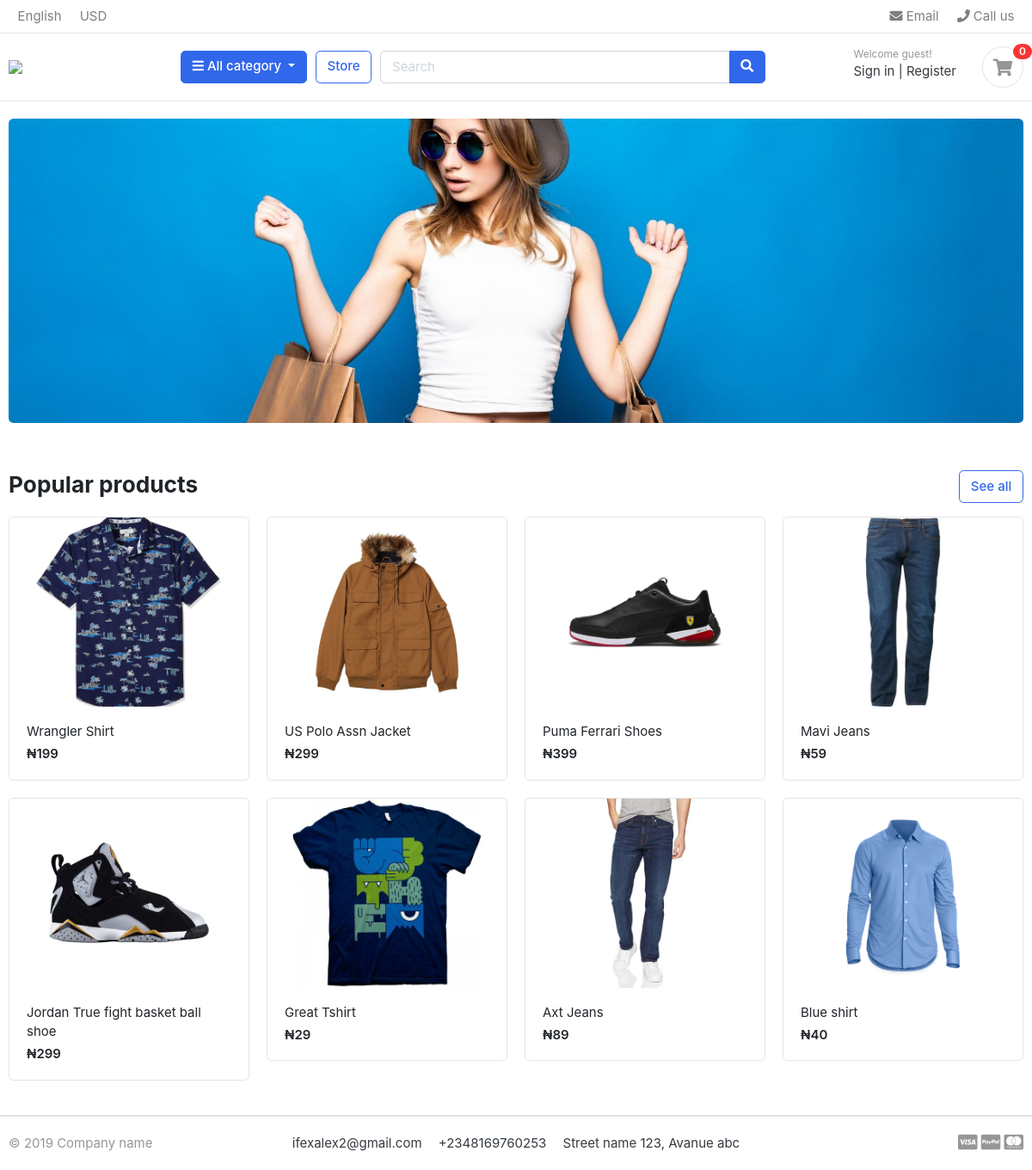
The page / on the database its author committed.
### store/models.py (models this page shows, shortened)
class Product(models.Model):
    product_name = models.CharField(max_length=200, unique=True)
    slug = models.SlugField(_("product slug"), unique=True)
    description = models.TextField(max_length= 500, blank=True)
    price = models.IntegerField()
    images = models.ImageField(upload_to='photos/products')
    stock = models.IntegerField(_("stock count"))
    is_available  = models.BooleanField(default=True)
    category = models.ForeignKey(Category, on_delete=models.CASCADE)
    vendor = models.ForeignKey(Vendor, on_delete=models.CASCADE)
    created_date = models.DateTimeField(auto_now_add=True)
    modified_date = models.DateTimeField(auto_now=True)
    def get_url(self):
        return reverse('product_detail', args=[self.category.slug, self.slug])

### BlueNexus/views.py (the view)
# urls.py: path('', Homepage, name = "homepage" ),
def Homepage(request):
    products = Product.objects.filter(is_available=True)
    context = {
        "products": products,
    }
    return render(request, 'home.html', context)

### cart/context_processors.py (called while the page is built)
def counter(request):
    cart_count = 0
    if "admin" in request.path:
        return {}
    else:
        try:
            if request.user.is_authenticated:
                cart_items = CartItem.objects.filter(user=request.user)
            else:
                cart = Cart.objects.filter(cart_id = _cart_session(request))
                cart_items = CartItem.objects.filter(cart=cart[:1])
            for cart_item in cart_items:
                cart_count +=cart_item.quantity
        except Cart.DoesNotExist:
            cart_count = 0
    return dict(cart_count=cart_count)

### cart/views.py (called while the page is built)
def _cart_session(request):
    cart = request.session.session_key
    if not cart:
        cart = request.session.create()
    return cart

### category/context_processors.py (called while the page is built)
def menu_links(request):
    links = Category.objects.all()
    return dict(links=links)

### category/models.py (called while the page is built)
    def get_url(self):
        return reverse('product_by_category', args = [self.slug])

### templates/home.html
{% extends 'base.html' %}
{% load static %}
{% block content %}
    <section class="section-intro padding-y-sm">
      <div class="container">
        <div class="intro-banner-wrap">
          <img
            src="{% static 'images/banners/cover.jpg' %}"
            class="img-fluid rounded"
          />
        </div>
      </div>
    </section>
    <section class="section-name padding-y-sm">
      <div class="container">
        <header class="section-heading">
          <a href="{% url 'store' %}" class="btn btn-outline-primary float-right"
            >See all</a
          >
          <h3 class="section-title">Popular products</h3>
        </header>
        <div class="row">
        {% for product in products %}
          <div class="col-md-3">
            <div class="card card-product-grid">
              <a href="{{product.get_url}}" class="img-wrap">
                <img src="{{product.images.url}}" />
              </a>
              <figcaption class="info-wrap">
                <a href="{{product.get_url}}" class="title"
                  >{{product.product_name}}</a
                >
                <div class="price mt-1">₦{{product.price}}</div>
              </figcaption>
            </div>
          </div>
        {% endfor %}
        </div>
      </div>
    </section>
  </body>
</html>
{% endblock %}

### BlueNexus/static/css/ui.css (style rules this page uses)
html { font-family: "Inter", sans-serif; font-size: 15px; }
.img-wrap { text-align: center; display: block; }
.img-wrap img { max-width: 100%; }
.padding-y-sm { padding-top: 20px; padding-bottom: 20px; }
.section-heading { margin-bottom: 20px; margin-top: 15px; }
.section-title { color: #212529; }
[class*=card-product] a.title { color: #212529; display: block; }
[class*=card-product] .img-wrap { overflow: hidden; position: relative; }
[class*=card-product] .img-wrap img { height: 100%; max-width: 100%; width: auto; display: inline-block; -o-object-fit: cover; object-fit: cover; }
.card-product-grid { margin-bottom: 20px; }
.card-product-grid .img-wrap { border-radius: 0.2rem 0.2rem 0 0; height: 220px; }
.card-product-grid .info-wrap { overflow: hidden; padding: 18px 20px; }
.card .img-wrap { overflow: hidden; }
.price { font-weight: 600; color: #212529; }

### rows shown on the page
Product: images (picture), product_name "Wrangler Shirt", price "199"
Product: images (picture), product_name "US Polo Assn Jacket", price "299"
Product: images (picture), product_name "Puma Ferrari Shoes", price "399"
Product: images (picture), product_name "Mavi Jeans", price "59"
Product: images (picture), product_name "Jordan True fight basket ball shoe", price "299"
Product: images (picture), product_name "Great Tshirt", price "29"
Product: images (picture), product_name "Axt Jeans", price "89"
Product: images (picture), product_name "Blue shirt", price "40"

### other values the page prints
{{ cart_count }} "0"
